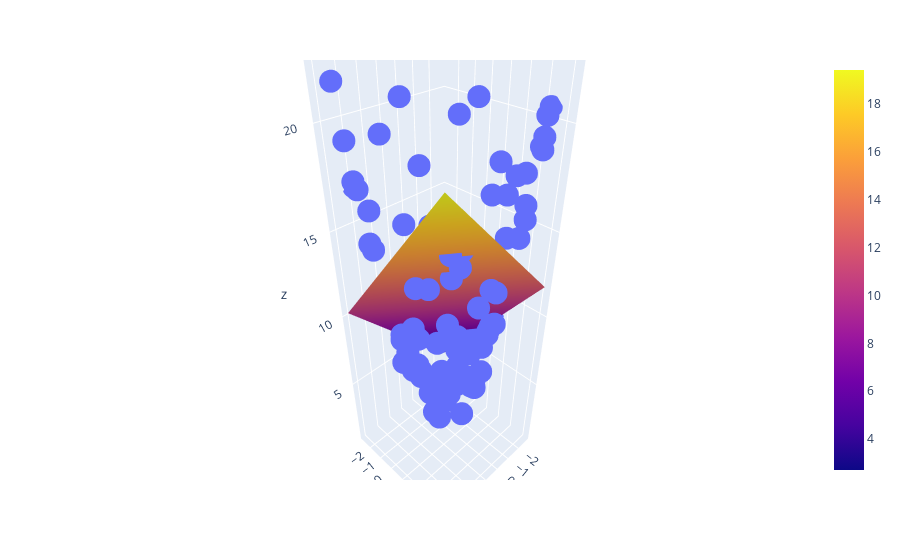

Source (notebook cell):
### Code cell
lr = LinearRegression()
lr.fit(np.hstack((x, y)), z)
z_final = lr.predict(Z).reshape(10, 10)

# Visualize Linear Regression in 3D
fig = px.scatter_3d(x=x.ravel(), y=y.ravel(), z=z.ravel())
fig.add_trace(go.Surface(x=X, y=Y, z=z_final))
fig.show()
